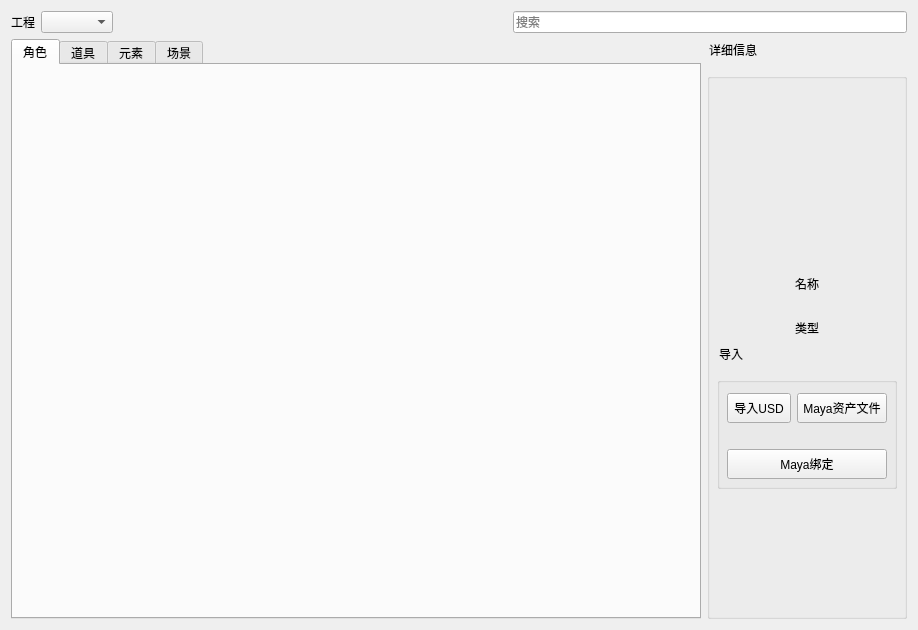
<?xml version="1.0" encoding="UTF-8"?>
<ui version="4.0">
 <class>AssetLoader</class>
 <widget class="QWidget" name="AssetLoader">
  <property name="geometry">
   <rect>
    <x>0</x>
    <y>0</y>
    <width>918</width>
    <height>630</height>
   </rect>
  </property>
  <property name="windowTitle">
   <string>资产加载</string>
  </property>
  <layout class="QVBoxLayout" name="verticalLayout">
   <item>
    <layout class="QHBoxLayout" name="horizontalLayout">
     <item>
      <widget class="QLabel" name="label">
       <property name="text">
        <string>工程</string>
       </property>
      </widget>
     </item>
     <item>
      <widget class="QComboBox" name="proj"/>
     </item>
     <item>
      <spacer name="horizontalSpacer">
       <property name="orientation">
        <enum>Qt::Horizontal</enum>
       </property>
       <property name="sizeHint" stdset="0">
        <size>
         <width>40</width>
         <height>20</height>
        </size>
       </property>
      </spacer>
     </item>
     <item>
      <widget class="QLineEdit" name="search">
       <property name="placeholderText">
        <string>搜索</string>
       </property>
      </widget>
     </item>
    </layout>
   </item>
   <item>
    <layout class="QHBoxLayout" name="horizontalLayout_2" stretch="10,3">
     <item>
      <widget class="QTabWidget" name="tabWidget">
       <property name="currentIndex">
        <number>0</number>
       </property>
       <widget class="QWidget" name="char">
        <attribute name="title">
         <string>角色</string>
        </attribute>
       </widget>
       <widget class="QWidget" name="prop">
        <attribute name="title">
         <string>道具</string>
        </attribute>
       </widget>
       <widget class="QWidget" name="elem">
        <attribute name="title">
         <string>元素</string>
        </attribute>
       </widget>
       <widget class="QWidget" name="scene">
        <attribute name="title">
         <string>场景</string>
        </attribute>
       </widget>
      </widget>
     </item>
     <item>
      <widget class="QGroupBox" name="groupBox">
       <property name="maximumSize">
        <size>
         <width>200</width>
         <height>16777215</height>
        </size>
       </property>
       <property name="styleSheet">
        <string notr="true">margin-top:20</string>
       </property>
       <property name="title">
        <string>详细信息</string>
       </property>
       <property name="alignment">
        <set>Qt::AlignLeading|Qt::AlignLeft|Qt::AlignTop</set>
       </property>
       <layout class="QVBoxLayout" name="verticalLayout_2">
        <item>
         <widget class="QLabel" name="BigIcon">
          <property name="sizePolicy">
           <sizepolicy hsizetype="Maximum" vsizetype="Maximum">
            <horstretch>0</horstretch>
            <verstretch>0</verstretch>
           </sizepolicy>
          </property>
          <property name="minimumSize">
           <size>
            <width>180</width>
            <height>180</height>
           </size>
          </property>
          <property name="maximumSize">
           <size>
            <width>180</width>
            <height>180</height>
           </size>
          </property>
          <property name="text">
           <string/>
          </property>
         </widget>
        </item>
        <item>
         <widget class="QLabel" name="DisplayName">
          <property name="text">
           <string>名称</string>
          </property>
          <property name="alignment">
           <set>Qt::AlignCenter</set>
          </property>
         </widget>
        </item>
        <item>
         <widget class="QLabel" name="DisplayType">
          <property name="text">
           <string>类型</string>
          </property>
          <property name="alignment">
           <set>Qt::AlignCenter</set>
          </property>
         </widget>
        </item>
        <item>
         <widget class="QGroupBox" name="groupBox_2">
          <property name="title">
           <string>导入</string>
          </property>
          <layout class="QVBoxLayout" name="verticalLayout_5">
           <item>
            <layout class="QHBoxLayout" name="horizontalLayout_3">
             <item>
              <widget class="QPushButton" name="ImportUSD">
               <property name="minimumSize">
                <size>
                 <width>0</width>
                 <height>0</height>
                </size>
               </property>
               <property name="styleSheet">
                <string notr="true">padding:5</string>
               </property>
               <property name="text">
                <string>导入USD</string>
               </property>
              </widget>
             </item>
             <item>
              <widget class="QPushButton" name="ImportMaya">
               <property name="styleSheet">
                <string notr="true">padding:5</string>
               </property>
               <property name="text">
                <string>Maya资产文件</string>
               </property>
              </widget>
             </item>
            </layout>
           </item>
           <item>
            <widget class="QPushButton" name="ImportRig">
             <property name="styleSheet">
              <string notr="true">padding:5</string>
             </property>
             <property name="text">
              <string>Maya绑定</string>
             </property>
            </widget>
           </item>
          </layout>
         </widget>
        </item>
        <item>
         <spacer name="verticalSpacer">
          <property name="orientation">
           <enum>Qt::Vertical</enum>
          </property>
          <property name="sizeHint" stdset="0">
           <size>
            <width>20</width>
            <height>40</height>
           </size>
          </property>
         </spacer>
        </item>
       </layout>
      </widget>
     </item>
    </layout>
   </item>
  </layout>
 </widget>
 <resources/>
 <connections/>
</ui>
